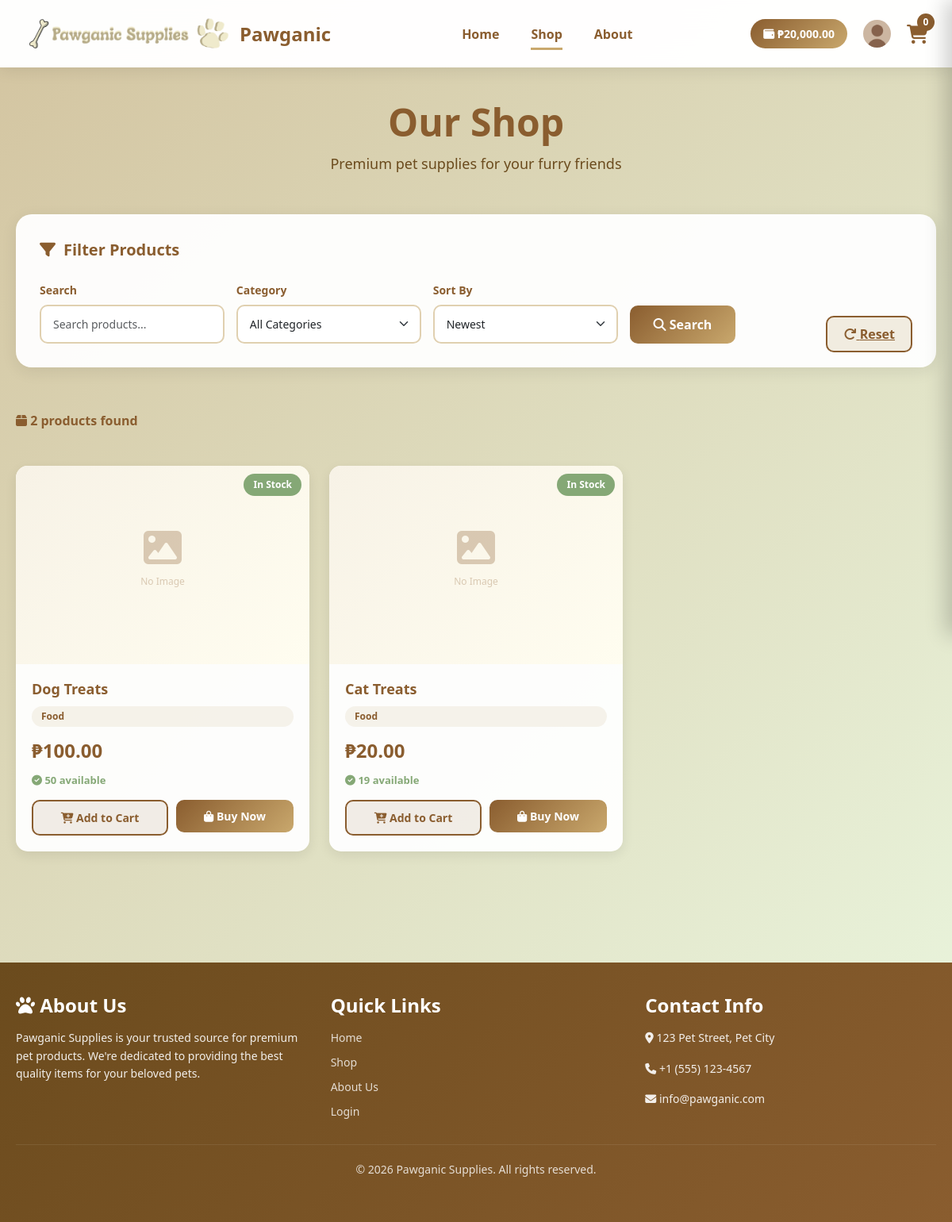
/shop_professional.php (signed in), run on the app's committed database.
### tables this page shows
CREATE TABLE `products` (
  `id` int(11) NOT NULL,
  `name` varchar(255) NOT NULL,
  `category` enum('Food','Toy','Accessory') NOT NULL,
  `stock` int(11) NOT NULL,
  `price` decimal(10,2) NOT NULL,
  `expiry_date` date DEFAULT NULL
);

### shop_professional.php (the view, shortened to what this page needs)
<?php
include 'db.php';
$user_balance = isset($_SESSION['user_id']) ? $_SESSION['balance'] ?? 0 : 0;
$sort_by = "default";
$query = "SELECT * FROM products WHERE 1=1";
if (isset($_POST['sort_by']) && !empty($_POST['sort_by'])) {
    $sort_by = $_POST['sort_by'];
    switch ($sort_by) {
        case "price_low":
            $query .= " ORDER BY price ASC";
            break;
        case "price_high":
            $query .= " ORDER BY price DESC";
            break;
        case "name_asc":
            $query .= " ORDER BY name ASC";
            break;
        case "stock":
            $query .= " ORDER BY stock DESC";
            break;
        default:
            $query .= " ORDER BY id DESC";
    }
} else {
    $query .= " ORDER BY id DESC";
}
$stmt = $conn->prepare($query);
$stmt->execute();
$result = $stmt->get_result();
?>
<!DOCTYPE html>
<html lang="en">
<head>
    <link href="https://cdn.jsdelivr.net/npm/bootstrap@5.3.0/dist/css/bootstrap.min.css" rel="stylesheet">
    <link rel="stylesheet" href="https://cdnjs.cloudflare.com/ajax/libs/font-awesome/6.4.0/css/all.min.css">
</head>
<body>
<nav class="navbar">
    <div style="display: flex; width: 100%; justify-content: space-between; align-items: center;">
        <a href="main.php" class="navbar-brand">
            <img src="images/Pawagnic Supplies logo.png" alt="Logo">
            Pawganic
        </a>
        <div class="nav-center">
            <a href="main.php">Home</a>
            <a href="shop.php" class="active">Shop</a>
            <a href="about.php">About</a>
        </div>
        <div class="nav-right">
            <?php if (isset($_SESSION['user_id'])): ?>
                <div class="balance-display">
                    <i class="fas fa-wallet"></i> ₱<?= number_format($user_balance, 2) ?>
                </div>
                <a href="profile.php" style="color: var(--primary); text-decoration: none; font-weight: 600; cursor: pointer;">
                    <img src="images/profile.jpg" alt="Profile" style="width: 35px; height: 35px; border-radius: 50%; object-fit: cover;">
                </a>
            <?php else: ?>
                <a href="login.php" style="color: var(--primary); text-decoration: none; font-weight: 600;">Login</a>
            <?php endif; ?>
            <div class="cart-icon" onclick="toggleCart()">
                <i class="fas fa-shopping-cart"></i>
                <span class="cart-count" id="cartCount">0</span>
            </div>
        </div>
    </div>
</nav>
<div class="main-container">
    <div class="page-header">
        <h1>Our Shop</h1>
        <p>Premium pet supplies for your furry friends</p>
    </div>
    <div class="filter-section">
        <div class="filter-title">
            <i class="fas fa-filter"></i> Filter Products
        </div>
        <form method="POST">
            <div class="filter-row">
                <div class="form-group">
                    <label for="search">Search</label>
                    <input type="text" id="search" name="search" class="form-control" placeholder="Search products..." value="<?= htmlspecialchars($_POST['search'] ?? '') ?>">
                </div>
                <div class="form-group">
                    <label for="category">Category</label>
                    <select id="category" name="category" class="form-select">
                        <option value="">All Categories</option>
                    </select>
                </div>
                <div class="form-group">
                    <label for="sort">Sort By</label>
                    <select id="sort" name="sort_by" class="form-select">
                        <option value="default" <?= ($sort_by === 'default') ? 'selected' : '' ?>>Newest</option>
                    </select>
                </div>
                <div class="form-group">
                    <button type="submit" class="btn-search">
                        <i class="fas fa-search"></i> Search
                    </button>
                </div>
                <div class="form-group">
                    <a href="shop.php" class="btn-reset">
                        <i class="fas fa-redo"></i> Reset
                    </a>
                </div>
            </div>
        </form>
    </div>
    <div class="results-info">
        <span class="results-count">
            <i class="fas fa-box"></i> <?= $result->num_rows ?> products found
        </span>
    </div>
    <?php if ($result->num_rows > 0): ?>
        <div class="products-grid">
            <?php while ($product = $result->fetch_assoc()): ?>
                <div class="product-card">
                    <div class="product-image">
                        <?php if (!empty($product['image']) && file_exists("uploads/" . $product['image'])): ?>
                            <img src="uploads/<?= htmlspecialchars($product['image']) ?>" alt="<?= htmlspecialchars($product['name']) ?>">
                        <?php else: ?>
                            <div style="text-align: center; color: rgba(138, 93, 47, 0.3);">
                                <i class="fas fa-image fa-3x"></i>
                                <p style="margin-top: 10px; font-size: 12px;">No Image</p>
                            </div>
                        <?php endif; ?>
                        <?php if ($product['stock'] > 0): ?>
                            <span class="product-badge">In Stock</span>
                        <?php else: ?>
                            <span class="product-badge out-of-stock">Out of Stock</span>
                        <?php endif; ?>
                    </div>
                    <div class="product-info">
                        <h3 class="product-name"><?= htmlspecialchars($product['name']) ?></h3>
                        <span class="product-category"><?= $product['category'] ?></span>
                        <div class="product-price">₱<?= number_format($product['price'], 2) ?></div>
                        <div class="product-stock <?= $product['stock'] > 0 ? 'in-stock' : 'out-of-stock' ?>">
                            <i class="fas <?= $product['stock'] > 0 ? 'fa-check-circle' : 'fa-times-circle' ?>"></i>
                            <?= $product['stock'] > 0 ? $product['stock'] . ' available' : 'Out of stock' ?>
                        </div>
                        <div class="product-actions" style="margin-top: auto;">
                            <?php if (isset($_SESSION['user_id'])): ?>
                                <button class="btn-add-cart" onclick="addToCart(<?= $product['id'] ?>, '<?= htmlspecialchars($product['name']) ?>', <?= $product['price'] ?>, 'uploads/<?= htmlspecialchars($product['image']) ?>')" <?= $product['stock'] <= 0 ? 'disabled' : '' ?>>
                                    <i class="fas fa-cart-plus"></i> Add to Cart
                                </button>
                                <form method="POST" action="buy_product.php" style="flex: 1;">
                                    <button type="submit" class="btn-buy" style="width: 100%;" <?= $product['stock'] <= 0 ? 'disabled' : '' ?>>
                                        <i class="fas fa-shopping-bag"></i> Buy Now
                                    </button>
                                </form>
                            <?php endif; ?>
                        </div>
                    </div>
                </div>
            <?php endwhile; ?>
        </div>
    <?php endif; ?>
</div>
<footer>
    <div class="footer-content">
        <div class="footer-section">
            <h4><i class="fas fa-paw"></i> About Us</h4>
            <p>Pawganic Supplies is your trusted source for premium pet products. We're dedicated to providing the best quality items for your beloved pets.</p>
        </div>
        <div class="footer-section">
            <h4>Quick Links</h4>
            <div class="footer-links">
                <a href="main.php">Home</a>
                <a href="shop.php">Shop</a>
                <a href="about.php">About Us</a>
                <a href="login.php">Login</a>
            </div>
        </div>
        <div class="footer-section">
            <h4>Contact Info</h4>
            <p><i class="fas fa-map-marker-alt"></i> 123 Pet Street, Pet City</p>
            <p><i class="fas fa-phone"></i> +1 (555) 123-4567</p>
            <p><i class="fas fa-envelope"></i> info@pawganic.com</p>
        </div>
    </div>
    <div class="footer-copyright">
        <p>&copy; <?= date('Y') ?> Pawganic Supplies. All rights reserved.</p>
    </div>
</footer>
</body>
</html>

### data on the page
products: shows "In Stock", name "Dog Treats", category "Food", price "100.00", stock "50"
products: shows "In Stock", name "Cat Treats", category "Food", price "20.00", stock "19"

### other printed values
$user_balance "20,000.00"
$result->num_rows "2"
